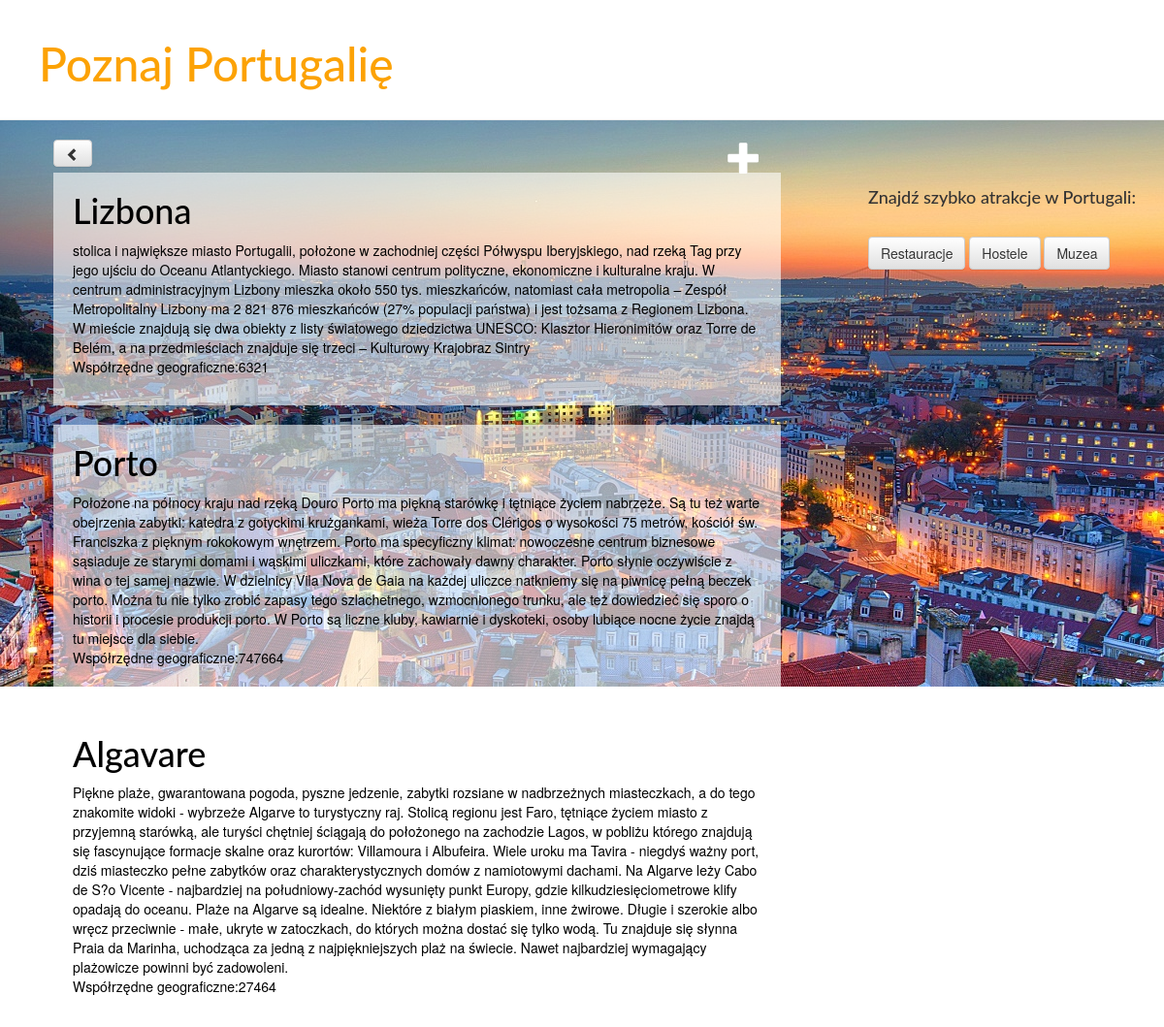
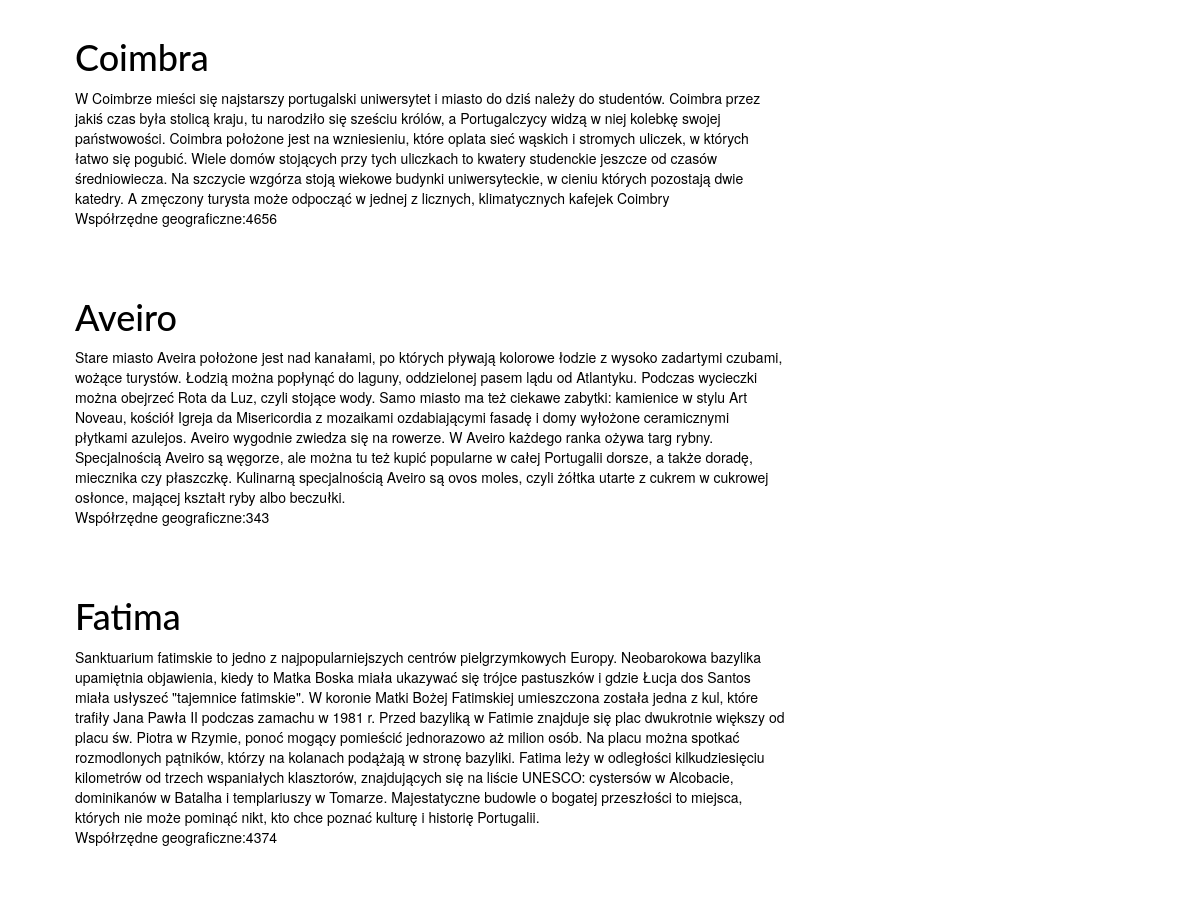
Page /place on the committed database (2 pictures, top to bottom).
### blog/models.py (models this page shows, shortened)
class Place(models.Model):
		name = models.CharField(max_length=200)
		parametr = models.CharField(max_length=30)
		text = models.TextField()
		image = models.FileField(null=True, blank=True)

### blog/views.py (the view)
# urls.py: url(r'^place', views.place_list, name='place_list'),
def place_list(request):
    places = Place.objects.all()
    template = 'blog/place_list.html'
    context = {'places': places}
    return render(request, template, context)

### blog/templates/blog/place_list.html
{% extends 'blog/base.html' %}
{% block content %}
    <a class="btn btn-default" href="{% url 'category_list' %}"><span class="glyphicon glyphicon-chevron-left"></span></a>
    <a href="{% url 'place_new' %}" class="top-menu"><span class="glyphicon glyphicon-plus"></span></a>
    <div class="boczny">
        <br><h4>Znajdź szybko atrakcje w Portugali:</h4>
        <br><a class="btn btn-default" href="{% url 'restaurante_list' %}">Restauracje </a>
        <a class="btn btn-default" href="{% url 'hostel_list' %}">Hostele </a>
        <a class="btn btn-default" href="{% url 'museum_list' %}">Muzea </a>
    </div>
	{% for place in places %}
        <div class="post">
            <h1><a href="{% url 'place_detail' pk=place.pk %}">{{ place.name }}</a></h1>
    		<p> {{ place.text }}
    		<br>Współrzędne geograficzne:{{ place.parametr }}</p>
       	</div>
    {% empty %}
            <p> Ta strona nie zawiera jeszcze miejsc </p>
    {% endfor %}
{% endblock %}

### blog/templates/blog/base.html (shortened to what this page needs)
{% load staticfiles %}
<html>
<head>
    <link rel="stylesheet" href="//maxcdn.bootstrapcdn.com/bootstrap/3.2.0/css/bootstrap.min.css">
    <link rel="stylesheet" href="//maxcdn.bootstrapcdn.com/bootstrap/3.2.0/css/bootstrap-theme.min.css">
    <link rel="stylesheet" href="{% static 'css/blog.css' %}">
</head>
<body>
    <div class="page-header">
        <h1><a href="/">Poznaj Portugalię</a></h1>
    </div>
    <div class="content container">
        <div class="row">
            <div class="col-md-8">
                {% block content %}
                {% endblock %}
            </div>
        </div>
    </div>
</body>
</html>

### blog/static/css/blog.css (style rules this page uses)
body { background-image: url('images/flag.jpg'); background-attachment: fixed; background-size: 100%; width: 100%; background-repeat: no-repeat; }
h1 a { color: #FCA205; font-family: 'Lato'; text-decoration: none; }
h4 { font-family: 'Lato'; }
.page-header { background-color: white; margin-top: 0; padding: 20px 20px 20px 40px; }
.page-header h1, .page-header h1 a, .page-header h1 a:visited, .page-header h1 a:active { color: dark blue; font-size: 36pt; text-decoration: none; }
.content { margin-left: 40px; }
div.boczny { position: fixed; margin-left: 800px; display: inline; float: right; padding-top: 20px; padding-bottom: 20px; }
h1, h2, h3, h4 { font-family: 'Lato', cursive; }
.top-menu, .top-menu:hover, .top-menu:visited { color: #ffffff; float: right; font-size: 26pt; margin-right: 20px; }
.post { margin-bottom: 20px; padding-bottom: 20px; }
.post h1 a, .post h1 a:visited { color: #000000; }
.post { color: black; background-color: rgba(255, 255, 255, 0.6); float: right; padding-left: 20px; padding-right: 20px; }

### rows in the picture
Place: name "Lizbona", text "stolica i największe miasto Portugalii, położone w zachodniej części Półwyspu Iberyjskiego, nad rzeką Tag przy jego ujściu do Oceanu Atlantyckiego. Miasto stanowi centrum polityczne, ekonomiczne i kulturalne kraju. W centrum administracyjnym Lizbony mieszka około 550 tys. mieszkańców, natomiast cała metropolia – Zespół Metropolitalny Lizbony ma 2 821 876 mieszkańców (27% populacji państwa) i jest tożsama z Regionem Lizbona. W mieście znajdują się dwa obiekty z listy światowego dziedzictwa UNESCO: Klasztor Hieronimitów oraz Torre de Belém, a na przedmieściach znajduje się trzeci – Kulturowy Krajobraz Sintry", parametr "6321"
Place: name "Porto", text "Położone na północy kraju nad rzeką Douro Porto ma piękną starówkę i tętniące życiem nabrzeże. Są tu też warte obejrzenia zabytki: katedra z gotyckimi krużgankami, wieża Torre dos Clérigos o wysokości 75 metrów, kościół św. Franciszka z pięknym rokokowym wnętrzem. Porto ma specyficzny klimat: nowoczesne centrum biznesowe sąsiaduje ze starymi domami i wąskimi uliczkami, które zachowały dawny charakter. Porto słynie oczywiście z wina o tej samej nazwie. W dzielnicy Vila Nova de Gaia na każdej uliczce natkniemy się na piwnicę pełną beczek porto. Można tu nie tylko zrobić zapasy tego szlachetnego, wzmocnionego trunku, ale też dowiedzieć się sporo o historii i procesie produkcji porto. W Porto…", parametr "747664"
Place: name "Algavare", text "Piękne plaże, gwarantowana pogoda, pyszne jedzenie, zabytki rozsiane w nadbrzeżnych miasteczkach, a do tego znakomite widoki - wybrzeże Algarve to turystyczny raj. Stolicą regionu jest Faro, tętniące życiem miasto z przyjemną starówką, ale turyści chętniej ściągają do położonego na zachodzie Lagos, w pobliżu którego znajdują się fascynujące formacje skalne oraz kurortów: Villamoura i Albufeira. Wiele uroku ma Tavira - niegdyś ważny port, dziś miasteczko pełne zabytków oraz charakterystycznych domów z namiotowymi dachami. Na Algarve leży Cabo de S?o Vicente - najbardziej na południowy-zachód wysunięty punkt Europy, gdzie kilkudziesięciometrowe klify opadają do oceanu. Plaże na Algarve są…", parametr "27464"
Place: name "Coimbra", text "W Coimbrze mieści się najstarszy portugalski uniwersytet i miasto do dziś należy do studentów. Coimbra przez jakiś czas była stolicą kraju, tu narodziło się sześciu królów, a Portugalczycy widzą w niej kolebkę swojej państwowości. Coimbra położone jest na wzniesieniu, które oplata sieć wąskich i stromych uliczek, w których łatwo się pogubić. Wiele domów stojących przy tych uliczkach to kwatery studenckie jeszcze od czasów średniowiecza. Na szczycie wzgórza stoją wiekowe budynki uniwersyteckie, w cieniu których pozostają dwie katedry. A zmęczony turysta może odpocząć w jednej z licznych, klimatycznych kafejek Coimbry", parametr "4656"
Place: name "Aveiro", text "Stare miasto Aveira położone jest nad kanałami, po których pływają kolorowe łodzie z wysoko zadartymi czubami, wożące turystów. Łodzią można popłynąć do laguny, oddzielonej pasem lądu od Atlantyku. Podczas wycieczki można obejrzeć Rota da Luz, czyli stojące wody. Samo miasto ma też ciekawe zabytki: kamienice w stylu Art Noveau, kościół Igreja da Misericordia z mozaikami ozdabiającymi fasadę i domy wyłożone ceramicznymi płytkami azulejos. Aveiro wygodnie zwiedza się na rowerze. W Aveiro każdego ranka ożywa targ rybny. Specjalnością Aveiro są węgorze, ale można tu też kupić popularne w całej Portugalii dorsze, a także doradę, miecznika czy płaszczkę. Kulinarną specjalnością Aveiro są ovos…", parametr "343"
Place: name "Fatima", text "Sanktuarium fatimskie to jedno z najpopularniejszych centrów pielgrzymkowych Europy. Neobarokowa bazylika upamiętnia objawienia, kiedy to Matka Boska miała ukazywać się trójce pastuszków i gdzie Łucja dos Santos miała usłyszeć \"tajemnice fatimskie\". W koronie Matki Bożej Fatimskiej umieszczona została jedna z kul, które trafiły Jana Pawła II podczas zamachu w 1981 r. Przed bazyliką w Fatimie znajduje się plac dwukrotnie większy od placu św. Piotra w Rzymie, ponoć mogący pomieścić jednorazowo aż milion osób. Na placu można spotkać rozmodlonych pątników, którzy na kolanach podążają w stronę bazyliki. Fatima leży w odległości kilkudziesięciu kilometrów od trzech wspaniałych klasztorów,…", parametr "4374"
